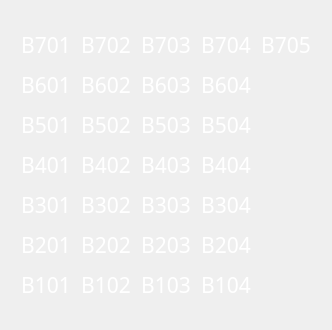
            <widget class="QWidget" name="bay_a_page">
             <layout class="QVBoxLayout" name="verticalLayout_4">
              <item>
               <widget class="QFrame" name="frame_3">
                <property name="frameShape">
                 <enum>QFrame::NoFrame</enum>
                </property>
                <property name="frameShadow">
                 <enum>QFrame::Raised</enum>
                </property>
                <layout class="QHBoxLayout" name="horizontalLayout_6">
                 <property name="spacing">
                  <number>10</number>
                 </property>
                 <property name="leftMargin">
                  <number>10</number>
                 </property>
                 <property name="topMargin">
                  <number>10</number>
                 </property>
                 <property name="rightMargin">
                  <number>10</number>
                 </property>
                 <property name="bottomMargin">
                  <number>10</number>
                 </property>
                 <item>
                  <widget class="QFrame" name="frame_2">
                   <property name="frameShape">
                    <enum>QFrame::NoFrame</enum>
                   </property>
                   <property name="frameShadow">
                    <enum>QFrame::Raised</enum>
                   </property>
                   <layout class="QVBoxLayout" name="verticalLayout_5">
                    <property name="spacing">
                     <number>10</number>
                    </property>
                    <property name="leftMargin">
                     <number>0</number>
                    </property>
                    <property name="rightMargin">
                     <number>0</number>
                    </property>
                    
                    <item>
                     <widget class="QLabel" name="b701">
                      <property name="font">
                       <font>
                        <family>Mitr SemiBold</family>
                        <pointsize>16</pointsize>
                       </font>
                      </property>
                      <property name="styleSheet">
                       <string notr="true">color: rgb(255, 255, 255);</string>
                      </property>
                      <property name="text">
                       <string>B701</string>
                      </property>
                      <property name="alignment">
                       <set>Qt::AlignCenter</set>
                      </property>
                     </widget>
                    </item>
                    <item>
                     <widget class="QLabel" name="b601">
                      <property name="font">
                       <font>
                        <family>Mitr SemiBold</family>
                        <pointsize>16</pointsize>
                       </font>
                      </property>
                      <property name="styleSheet">
                       <string notr="true">color: rgb(255, 255, 255);</string>
                      </property>
                      <property name="text">
                       <string>B601</string>
                      </property>
                      <property name="alignment">
                       <set>Qt::AlignCenter</set>
                      </property>
                     </widget>
                    </item>
                    <item>
                     <widget class="QLabel" name="b501">
                      <property name="font">
                       <font>
                        <family>Mitr SemiBold</family>
                        <pointsize>16</pointsize>
                       </font>
                      </property>
                      <property name="styleSheet">
                       <string notr="true">color: rgb(255, 255, 255);</string>
                      </property>
                      <property name="text">
                       <string>B501</string>
                      </property>
                      <property name="alignment">
                       <set>Qt::AlignCenter</set>
                      </property>
                     </widget>
                    </item>
                    <item>
                     <widget class="QLabel" name="b401">
                      <property name="font">
                       <font>
                        <family>Mitr SemiBold</family>
                        <pointsize>16</pointsize>
                       </font>
                      </property>
                      <property name="styleSheet">
                       <string notr="true">color: rgb(255, 255, 255);</string>
                      </property>
                      <property name="text">
                       <string>B401</string>
                      </property>
                      <property name="alignment">
                       <set>Qt::AlignCenter</set>
                      </property>
                     </widget>
                    </item>
                    <item>
                     <widget class="QLabel" name="b301">
                      <property name="font">
                       <font>
                        <family>Mitr SemiBold</family>
                        <pointsize>16</pointsize>
                       </font>
                      </property>
                      <property name="styleSheet">
                       <string notr="true">color: rgb(255, 255, 255);</string>
                      </property>
                      <property name="text">
                       <string>B301</string>
                      </property>
                      <property name="alignment">
                       <set>Qt::AlignCenter</set>
                      </property>
                     </widget>
                    </item>
                    <item>
                     <widget class="QLabel" name="b201">
                      <property name="font">
                       <font>
                        <family>Mitr SemiBold</family>
                        <pointsize>16</pointsize>
                       </font>
                      </property>
                      <property name="styleSheet">
                       <string notr="true">color: rgb(255, 255, 255);</string>
                      </property>
                      <property name="text">
                       <string>B201</string>
                      </property>
                      <property name="alignment">
                       <set>Qt::AlignCenter</set>
                      </property>
                     </widget>
                    </item>
                    <item>
                     <widget class="QLabel" name="b101">
                      <property name="font">
                       <font>
                        <family>Mitr SemiBold</family>
                        <pointsize>16</pointsize>
                       </font>
                      </property>
                      <property name="styleSheet">
                       <string notr="true">color: rgb(255, 255, 255);</string>
                      </property>
                      <property name="text">
                       <string>B101</string>
                      </property>
                      <property name="alignment">
                       <set>Qt::AlignCenter</set>
                      </property>
                     </widget>
                    </item>
                   </layout>
                  </widget>
                 </item>
                 <item>
                  <widget class="QFrame" name="frame_14check_upbroken">
                   <property name="frameShape">
                    <enum>QFrame::NoFrame</enum>
                   </property>
                   <property name="frameShadow">
                    <enum>QFrame::Raised</enum>
                   </property>
                   <layout class="QVBoxLayout" name="verticalLayout_16">
                    <property name="spacing">
                     <number>10</number>
                    </property>
                    <property name="leftMargin">
                     <number>0</number>
                    </property>
                    <property name="rightMargin">
                     <number>0</number>
                    </property>
                    <item>
                     <widget class="QLabel" name="b702">
                      <property name="font">
                       <font>
                        <family>Mitr SemiBold</family>
                        <pointsize>16</pointsize>
                       </font>
                      </property>
                      <property name="styleSheet">
                       <string notr="true">color: rgb(255, 255, 255);</string>
                      </property>
                      <property name="text">
                       <string>B702</string>
                      </property>
                      <property name="alignment">
                       <set>Qt::AlignCenter</set>
                      </property>
                     </widget>
                    </item>
                    <item>
                     <widget class="QLabel" name="b602">
                      <property name="font">
                       <font>
                        <family>Mitr SemiBold</family>
                        <pointsize>16</pointsize>
                       </font>
                      </property>
                      <property name="styleSheet">
                       <string notr="true">color: rgb(255, 255, 255);</string>
                      </property>
                      <property name="text">
                       <string>B602</string>
                      </property>
                      <property name="alignment">
                       <set>Qt::AlignCenter</set>
                      </property>
                     </widget>
                    </item>
                    <item>
                     <widget class="QLabel" name="b502">
                      <property name="font">
                       <font>
                        <family>Mitr SemiBold</family>
                        <pointsize>16</pointsize>
                       </font>
                      </property>
                      <property name="styleSheet">
                       <string notr="true">color: rgb(255, 255, 255);</string>
                      </property>
                      <property name="text">
                       <string>B502</string>
                      </property>
                      <property name="alignment">
                       <set>Qt::AlignCenter</set>
                      </property>
                     </widget>
                    </item>
                    <item>
                     <widget class="QLabel" name="b402">
                      <property name="font">
                       <font>
                        <family>Mitr SemiBold</family>
                        <pointsize>16</pointsize>
                       </font>
                      </property>
                      <property name="styleSheet">
                       <string notr="true">color: rgb(255, 255, 255);</string>
                      </property>
                      <property name="text">
                       <string>B402</string>
                      </property>
                      <property name="alignment">
                       <set>Qt::AlignCenter</set>
                      </property>
                     </widget>
                    </item>
                    <item>
                     <widget class="QLabel" name="b302">
                      <property name="font">
                       <font>
                        <family>Mitr SemiBold</family>
                        <pointsize>16</pointsize>
                       </font>
                      </property>
                      <property name="styleSheet">
                       <string notr="true">color: rgb(255, 255, 255);</string>
                      </property>
                      <property name="text">
                       <string>B302</string>
                      </property>
                      <property name="alignment">
                       <set>Qt::AlignCenter</set>
                      </property>
                     </widget>
                    </item>
                    <item>
                     <widget class="QLabel" name="b202">
                      <property name="font">
                       <font>
                        <family>Mitr SemiBold</family>
                        <pointsize>16</pointsize>
                       </font>
                      </property>
                      <property name="styleSheet">
                       <string notr="true">color: rgb(255, 255, 255);</string>
                      </property>
                      <property name="text">
                       <string>B202</string>
                      </property>
                      <property name="alignment">
                       <set>Qt::AlignCenter</set>
                      </property>
                     </widget>
                    </item>
                    <item>
                     <widget class="QLabel" name="b102">
                      <property name="font">
                       <font>
                        <family>Mitr SemiBold</family>
                        <pointsize>16</pointsize>
                       </font>
                      </property>
                      <property name="styleSheet">
                       <string notr="true">color: rgb(255, 255, 255);</string>
                      </property>
                      <property name="text">
                       <string>B102</string>
                      </property>
                      <property name="alignment">
                       <set>Qt::AlignCenter</set>
                      </property>
                     </widget>
                    </item>
                   </layout>
                  </widget>
                 </item>
                 <item>
                  <widget class="QFrame" name="frame_15">
                   <property name="frameShape">
                    <enum>QFrame::NoFrame</enum>
                   </property>
                   <property name="frameShadow">
                    <enum>QFrame::Raised</enum>
                   </property>
                   <layout class="QVBoxLayout" name="verticalLayout_17">
                    <property name="spacing">
                     <number>10</number>
                    </property>
                    <property name="leftMargin">
                     <number>0</number>
                    </property>
                    <property name="rightMargin">
                     <number>0</number>
                    </property>
                    <item>
                     <widget class="QLabel" name="b703">
                      <property name="font">
                       <font>
                        <family>Mitr SemiBold</family>
                        <pointsize>16</pointsize>
                       </font>
                      </property>
                      <property name="styleSheet">
                       <string notr="true">color: rgb(255, 255, 255);</string>
                      </property>
                      <property name="text">
                       <string>B703</string>
                      </property>
                      <property name="alignment">
                       <set>Qt::AlignCenter</set>
                      </property>
                     </widget>
                    </item>
                    <item>
                     <widget class="QLabel" name="b603">
                      <property name="font">
                       <font>
                        <family>Mitr SemiBold</family>
                        <pointsize>16</pointsize>
                       </font>
                      </property>
                      <property name="styleSheet">
                       <string notr="true">color: rgb(255, 255, 255);</string>
                      </property>
                      <property name="text">
                       <string>B603</string>
                      </property>
                      <property name="alignment">
                       <set>Qt::AlignCenter</set>
                      </property>
                     </widget>
                    </item>
                    <item>
                     <widget class="QLabel" name="b503">
                      <property name="font">
                       <font>
                        <family>Mitr SemiBold</family>
                        <pointsize>16</pointsize>
                       </font>
                      </property>
                      <property name="styleSheet">
                       <string notr="true">color: rgb(255, 255, 255);</string>
                      </property>
                      <property name="text">
                       <string>B503</string>
                      </property>
                      <property name="alignment">
                       <set>Qt::AlignCenter</set>
                      </property>
                     </widget>
                    </item>
                    <item>
                     <widget class="QLabel" name="b403">
                      <property name="font">
                       <font>
                        <family>Mitr SemiBold</family>
                        <pointsize>16</pointsize>
                       </font>
                      </property>
                      <property name="styleSheet">
                       <string notr="true">color: rgb(255, 255, 255);</string>
                      </property>
                      <property name="text">
                       <string>B403</string>
                      </property>
                      <property name="alignment">
                       <set>Qt::AlignCenter</set>
                      </property>
                     </widget>
                    </item>
                    <item>
                     <widget class="QLabel" name="b303">
                      <property name="font">
                       <font>
                        <family>Mitr SemiBold</family>
                        <pointsize>16</pointsize>
                       </font>
                      </property>
                      <property name="styleSheet">
                       <string notr="true">color: rgb(255, 255, 255);</string>
                      </property>
                      <property name="text">
                       <string>B303</string>
                      </property>
                      <property name="alignment">
                       <set>Qt::AlignCenter</set>
                      </property>
                     </widget>
                    </item>
                    <item>
                     <widget class="QLabel" name="b203">
                      <property name="font">
                       <font>
                        <family>Mitr SemiBold</family>
                        <pointsize>16</pointsize>
                       </font>
                      </property>
                      <property name="styleSheet">
                       <string notr="true">color: rgb(255, 255, 255);</string>
                      </property>
                      <property name="text">
                       <string>B203</string>
                      </property>
                      <property name="alignment">
                       <set>Qt::AlignCenter</set>
                      </property>
                     </widget>
                    </item>
                    <item>
                     <widget class="QLabel" name="b103">
                      <property name="font">
                       <font>
                        <family>Mitr SemiBold</family>
                        <pointsize>16</pointsize>
                       </font>
                      </property>
                      <property name="styleSheet">
                       <string notr="true">color: rgb(255, 255, 255);</string>
                      </property>
                      <property name="text">
                       <string>B103</string>
                      </property>
                      <property name="alignment">
                       <set>Qt::AlignCenter</set>
                      </property>
                     </widget>
                    </item>
                   </layout>
                  </widget>
                 </item>
                 <item>
                  <widget class="QFrame" name="frame_16">
                   <property name="frameShape">
                    <enum>QFrame::NoFrame</enum>
                   </property>
                   <property name="frameShadow">
                    <enum>QFrame::Raised</enum>
                   </property>
                   <layout class="QVBoxLayout" name="verticalLayout_18">
                    <property name="spacing">
                     <number>10</number>
                    </property>
                    <property name="leftMargin">
                     <number>0</number>
                    </property>
                    <property name="rightMargin">
                     <number>0</number>
                    </property>
                    <item>
                     <widget class="QLabel" name="b704">
                      <property name="font">
                       <font>
                        <family>Mitr SemiBold</family>
                        <pointsize>16</pointsize>
                       </font>
                      </property>
                      <property name="styleSheet">
                       <string notr="true">color: rgb(255, 255, 255);</string>
                      </property>
                      <property name="text">
                       <string>B704</string>
                      </property>
                      <property name="alignment">
                       <set>Qt::AlignCenter</set>
                      </property>
                     </widget>
                    </item>
                    <item>
                     <widget class="QLabel" name="b604">
                      <property name="font">
                       <font>
                        <family>Mitr SemiBold</family>
                        <pointsize>16</pointsize>
                       </font>
                      </property>
                      <property name="styleSheet">
                       <string notr="true">color: rgb(255, 255, 255);</string>
                      </property>
                      <property name="text">
                       <string>B604</string>
                      </property>
                      <property name="alignment">
                       <set>Qt::AlignCenter</set>
                      </property>
                     </widget>
                    </item>
                    <item>
                     <widget class="QLabel" name="b504">
                      <property name="font">
                       <font>
                        <family>Mitr SemiBold</family>
                        <pointsize>16</pointsize>
                       </font>
                      </property>
                      <property name="styleSheet">
                       <string notr="true">color: rgb(255, 255, 255);</string>
                      </property>
                      <property name="text">
                       <string>B504</string>
                      </property>
                      <property name="alignment">
                       <set>Qt::AlignCenter</set>
                      </property>
                     </widget>
                    </item>
                    <item>
                     <widget class="QLabel" name="b404">
                      <property name="font">
                       <font>
                        <family>Mitr SemiBold</family>
                        <pointsize>16</pointsize>
                       </font>
                      </property>
                      <property name="styleSheet">
                       <string notr="true">color: rgb(255, 255, 255);</string>
                      </property>
                      <property name="text">
                       <string>B404</string>
                      </property>
                      <property name="alignment">
                       <set>Qt::AlignCenter</set>
                      </property>
                     </widget>
                    </item>
                    <item>
                     <widget class="QLabel" name="b304">
                      <property name="font">
                       <font>
                        <family>Mitr SemiBold</family>
                        <pointsize>16</pointsize>
                       </font>
                      </property>
                      <property name="styleSheet">
                       <string notr="true">color: rgb(255, 255, 255);</string>
                      </property>
                      <property name="text">
                       <string>B304</string>
                      </property>
                      <property name="alignment">
                       <set>Qt::AlignCenter</set>
                      </property>
                     </widget>
                    </item>
                    <item>
                     <widget class="QLabel" name="b204">
                      <property name="font">
                       <font>
                        <family>Mitr SemiBold</family>
                        <pointsize>16</pointsize>
                       </font>
                      </property>
                      <property name="styleSheet">
                       <string notr="true">color: rgb(255, 255, 255);</string>
                      </property>
                      <property name="text">
                       <string>B204</string>
                      </property>
                      <property name="alignment">
                       <set>Qt::AlignCenter</set>
                      </property>
                     </widget>
                    </item>
                    <item>
                     <widget class="QLabel" name="b104">
                      <property name="font">
                       <font>
                        <family>Mitr SemiBold</family>
                        <pointsize>16</pointsize>
                       </font>
                      </property>
                      <property name="styleSheet">
                       <string notr="true">color: rgb(255, 255, 255);</string>
                      </property>
                      <property name="text">
                       <string>B104</string>
                      </property>
                      <property name="alignment">
                       <set>Qt::AlignCenter</set>
                      </property>
                     </widget>
                    </item>
                   </layout>
                  </widget>
                 </item>
                 <item>
                  <widget class="QFrame" name="frame_17">
                   <property name="frameShape">
                    <enum>QFrame::NoFrame</enum>
                   </property>
                   <property name="frameShadow">
                    <enum>QFrame::Raised</enum>
                   </property>
                   <layout class="QVBoxLayout" name="verticalLayout_19">
                    <property name="spacing">
                     <number>10</number>
                    </property>
                    <property name="leftMargin">
                     <number>0</number>
                    </property>
                    <property name="rightMargin">
                     <number>0</number>
                    </property>
                    <item>
                     <widget class="QLabel" name="b705">
                      <property name="font">
                       <font>
                        <family>Mitr SemiBold</family>
                        <pointsize>16</pointsize>
                       </font>
                      </property>
                      <property name="styleSheet">
                       <string notr="true">color: rgb(255, 255, 255);</string>
                      </property>
                      <property name="text">
                       <string>B705</string>
                      </property>
                      <property name="alignment">
                       <set>Qt::AlignCenter</set>
                      </property>
                     </widget>
                    </item>
                    <item>
                     <widget class="QLabel" name="label_62">
                      <property name="text">
                       <string/>
                      </property>
                     </widget>
                    </item>
                    <item>
                     <widget class="QLabel" name="label_69">
                      <property name="text">
                       <string/>
                      </property>
                     </widget>
                    </item>
                    <item>
                     <widget class="QLabel" name="label_70">
                      <property name="text">
                       <string/>
                      </property>
                     </widget>
                    </item>
                    <item>
                     <widget class="QLabel" name="label_71">
                      <property name="text">
                       <string/>
                      </property>
                     </widget>
                    </item>
                    <item>
                     <widget class="QLabel" name="label_72">
                      <property name="text">
                       <string/>
                      </property>
                     </widget>
                    </item>
                    <item>
                     <widget class="QLabel" name="label_73">
                      <property name="text">
                       <string/>
                      </property>
                     </widget>
                    </item>
                   </layout>
                  </widget>
                 </item>
                </layout>
               </widget>
              </item>
             </layout>
            </widget>
